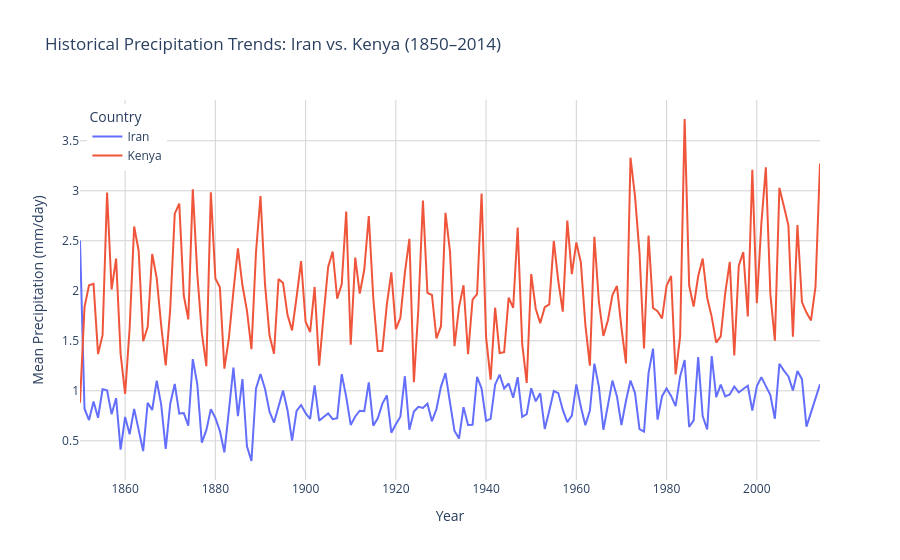

Write notebook code for a chart like this one.
### Code cell
import plotly.express as px

# 1. Filter the dataset down to just the two countries of interest
# (Ensure your DataFrame is named 'df')
df_filtered = df[df['country'].isin(['Iran', 'Kenya'])].sort_values(by='year')

# 2. Create the line graph
fig = px.line(
    df_filtered, 
    x="year", 
    y="mean_pr_mm_day", 
    color="country",
    hover_data=["climate_zone", "mean_temp_C", "mean_spi"],
    labels={
        "year": "Year",
        "mean_pr_mm_day": "Mean Precipitation (mm/day)",
        "country": "Country"
    },
    title="Historical Precipitation Trends: Iran vs. Kenya (1850–2014)"
)

# 3. Enhance styling for a cleaner look
fig.update_traces(line=dict(width=2))
fig.update_layout(
    template="plotly_white",
    xaxis=dict(showgrid=True, gridcolor='lightgray'),
    yaxis=dict(showgrid=True, gridcolor='lightgray'),
    legend=dict(yanchor="top", y=0.99, xanchor="left", x=0.01)
)

# 4. Display the chart
fig.show()

### Figure 1 — Plotly figure (JSON) as saved in the notebook; plotly's stock layout.template omitted (floating-point values rounded to 4 significant figures; data arrays with more than 128 entries replaced by an {"elided": "..."} marker saying what was removed)
{"data": [{"customdata": {"elided": "165x3 mixed values"}, "hovertemplate": "Country=Iran<br>Year=%{x}<br>Mean Precipitation (mm/day)=%{y}<br>climate_zone=%{customdata[0]}<br>mean_temp_C=%{customdata[1]}<br>mean_spi=%{customdata[2]}<extra></extra>", "legendgroup": "Iran", "line": {"color": "#636efa", "dash": "solid", "width": 2}, "marker": {"symbol": "circle"}, "mode": "lines", "name": "Iran", "orientation": "v", "showlegend": true, "type": "scatter", "x": {"elided": "165 int values"}, "xaxis": "x", "y": {"elided": "165 float values"}, "yaxis": "y"}, {"customdata": {"elided": "165x3 mixed values"}, "hovertemplate": "Country=Kenya<br>Year=%{x}<br>Mean Precipitation (mm/day)=%{y}<br>climate_zone=%{customdata[0]}<br>mean_temp_C=%{customdata[1]}<br>mean_spi=%{customdata[2]}<extra></extra>", "legendgroup": "Kenya", "line": {"color": "#EF553B", "dash": "solid", "width": 2}, "marker": {"symbol": "circle"}, "mode": "lines", "name": "Kenya", "orientation": "v", "showlegend": true, "type": "scatter", "x": {"elided": "165 int values"}, "xaxis": "x", "y": {"elided": "165 float values"}, "yaxis": "y"}], "layout": {"legend": {"title": {"text": "Country"}, "tracegroupgap": 0, "x": 0.01, "xanchor": "left", "y": 0.99, "yanchor": "top"}, "title": {"text": "Historical Precipitation Trends: Iran vs. Kenya (1850–2014)"}, "xaxis": {"anchor": "y", "domain": [0, 1], "gridcolor": "lightgray", "showgrid": true, "title": {"text": "Year"}}, "yaxis": {"anchor": "x", "domain": [0, 1], "gridcolor": "lightgray", "showgrid": true, "title": {"text": "Mean Precipitation (mm/day)"}}}}
